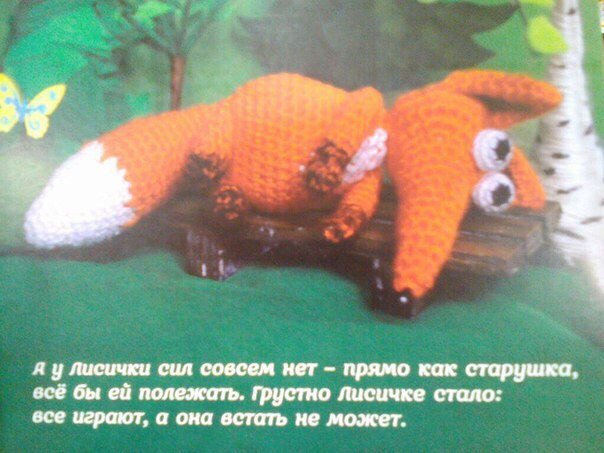
#> input picture release/input_img/8.jpg, 604 x 453 px, given in place of 8.JPEG, which was not available
$ python lmdb_creator.py   (Python 2 division)
#> lines starting #> are read from the running program, lines starting #| are printed output that depends on the picture
# -*- coding: utf-8 -*-
import cv2
import numpy as np
# import lmdb
# import caffe

N = 133527 * 3  # mb+fb+mfb
const_w = 500
const_h = 375

# def create_lmdb():
#
#     # NumBytes = NumImages * shape[0] * shape[1] * shape[2] * sizeof(datatype) * sizeof(label)
#     map_size = N * 3 * const_w * const_h * np.dtype(np.uint8).itemsize * np.dtype(np.int32).itemsize * 3
#     # 300 435 750 000 bytes * (коэффициент 3 на всякий случай)
#
#     env = lmdb.open('mylmdb', map_size=map_size)
#
#     with env.begin(write=True) as txn:
#         for i in range(N):
#
#             height, width, channels = img.shape
#
#             datum = caffe.proto.caffe_pb2.Datum()
#
#             datum.channels = channels
#             datum.height = height
#             datum.width = width
#             # datum.data = img.tobytes()  # or .tostring() if numpy < 1.9
#             datum.data = img.tostring()
#             datum.label = int(0)
#
#             keystr = '{:08}'.format(i)
#
#             txn.put(keystr.encode('ascii'), datum.SerializeToString())


if __name__ == '__main__':

    img = cv2.imread('8.JPEG');
#> img is the input picture: shape (453, 604, 3); mean B, G, R 128.8, 152.6, 138.3
    height, width = img.shape[:2]
#> height = 453; width = 604


    # поворот наибольшей стороной по горизонтали
    if height > width:
        img = cv2.rotate(img, cv2.ROTATE_90_CLOCKWISE)
        height, width = img.shape[:2]


    if height >= const_h:
        img = img[:const_h, :const_w]
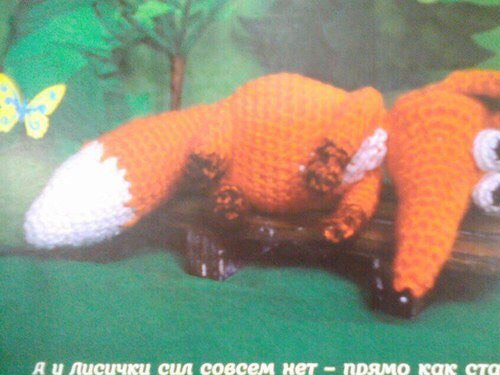
#> img: shape (375, 500, 3); mean B, G, R 122.3, 146.7, 144.1
    else:
        img = img[:, :const_w]

        bottom_size = const_h - height
        img = cv2.copyMakeBorder(img, 0, bottom_size, 0, 0, cv2.BORDER_REFLECT_101)


    print img.shape
#| (375, 500, 3)

    cv2.imshow('img',img)
    cv2.waitKey()

$ run again, with release/input_img/1.JPG copied over release/input_img/8.jpg
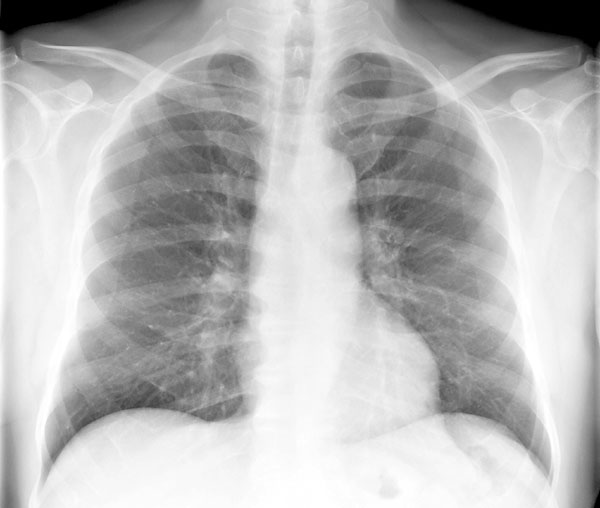
#> input picture release/input_img/1.JPG, 600 x 508 px, given in place of 8.JPEG, which was not available
#> img is the input picture: shape (508, 600, 3); min 0, max 255, mean 184.6
#> `img = img[:const_h, :const_w]`:
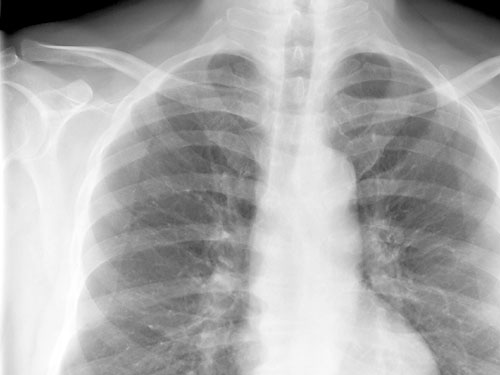
#> img: shape (375, 500, 3); min 0, max 255, mean 171.8
#| (375, 500, 3)

$ run again, with release/input_img/10.jpg copied over release/input_img/8.jpg
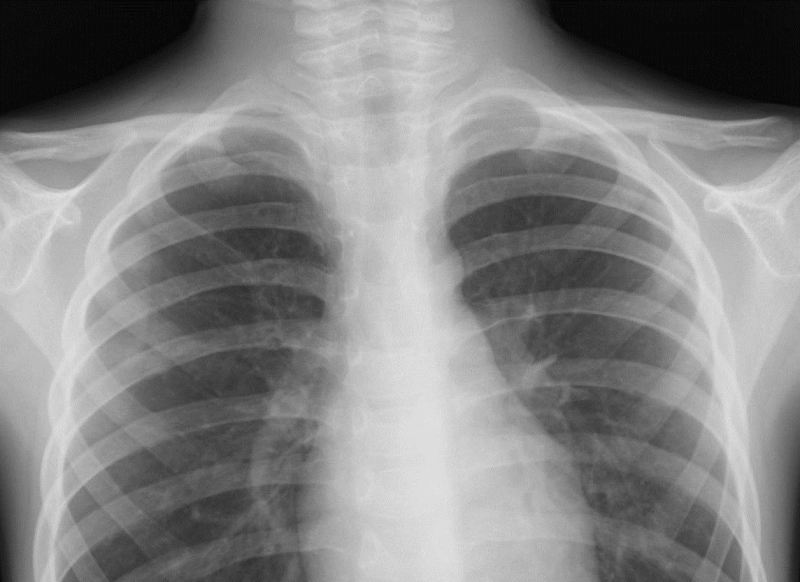
#> input picture release/input_img/10.jpg, 800 x 582 px, given in place of 8.JPEG, which was not available
#> img is the input picture: shape (582, 800, 3); min 2, max 227, mean 132.7
#> `img = img[:const_h, :const_w]`:
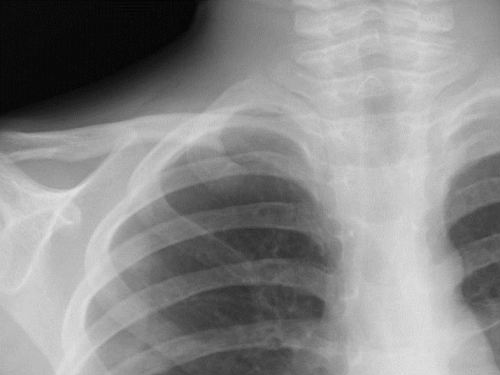
#> img: shape (375, 500, 3); min 2, max 227, mean 138.1
#| (375, 500, 3)

$ run again, with release/input_img/11.jpg copied over release/input_img/8.jpg
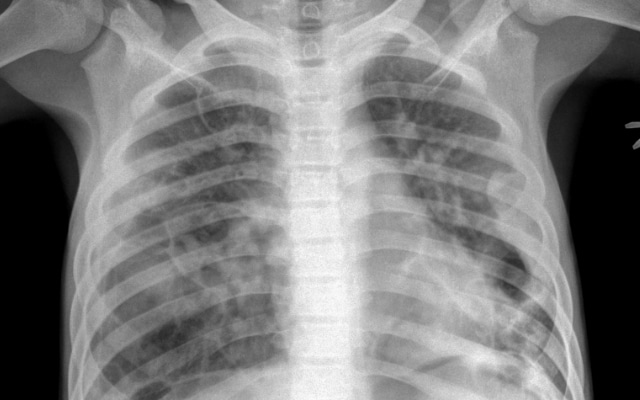
#> input picture release/input_img/11.jpg, 640 x 400 px, given in place of 8.JPEG, which was not available
#> img is the input picture: shape (400, 640, 3); min 0, max 252, mean 124.6
#> `img = img[:const_h, :const_w]`:
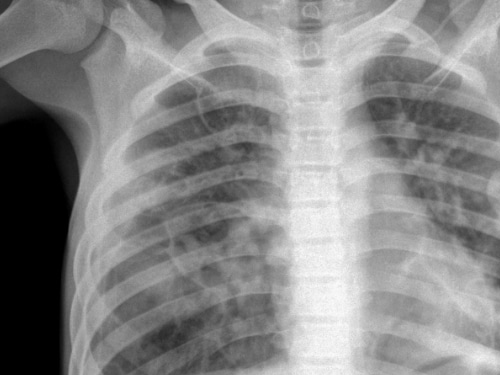
#> img: shape (375, 500, 3); min 0, max 252, mean 135.2
#| (375, 500, 3)
